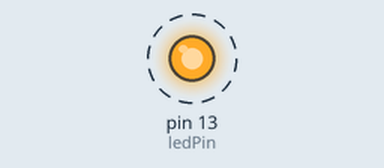
Simulated run of this sketch. Board: Arduino Uno, built with avr-gcc and run on an emulated ATmega328P. Shown: output pins drawn as LEDs (lit = HIGH). Dashed ring = blinking. What the sketch prints to the serial monitor is not drawn.

Above: at 0.2 s.
Timing chart, 0 to 3.0 s (numbered marks = the images above):
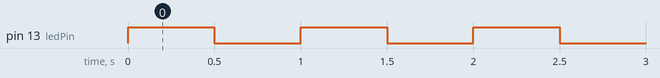

The sketch:

MEEN433_Lab6.ino
```cpp
int ledPin = 13;

void setup() {
  Serial.begin(9600);
  pinMode(ledPin, OUTPUT);
  Serial.println("Start");
}

void loop() {
  digitalWrite(ledPin, HIGH);
  delay(500);
  digitalWrite(ledPin, LOW);
  delay(500);
}
```

Measured:
- by itself, pin 13 (ledPin): alternates HIGH for 0.50 s and LOW for 0.50 s
